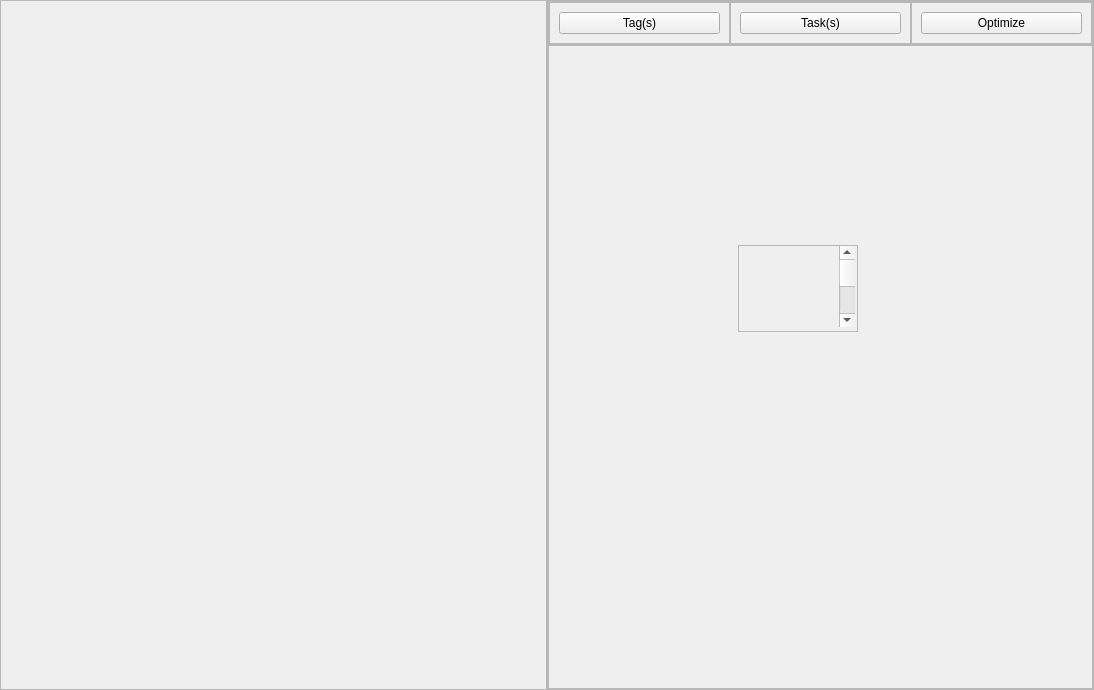
<?xml version="1.0" encoding="UTF-8"?>
<ui version="4.0">
 <class>MainWindow</class>
 <widget class="QMainWindow" name="MainWindow">
  <property name="geometry">
   <rect>
    <x>0</x>
    <y>0</y>
    <width>1094</width>
    <height>690</height>
   </rect>
  </property>
  <property name="windowTitle">
   <string>MainWindow</string>
  </property>
  <widget class="QWidget" name="centralwidget">
   <layout class="QHBoxLayout" name="horizontalLayout">
    <property name="spacing">
     <number>0</number>
    </property>
    <property name="leftMargin">
     <number>0</number>
    </property>
    <property name="topMargin">
     <number>0</number>
    </property>
    <property name="rightMargin">
     <number>0</number>
    </property>
    <property name="bottomMargin">
     <number>0</number>
    </property>
    <item>
     <widget class="QFrame" name="Schedule">
      <property name="frameShape">
       <enum>QFrame::StyledPanel</enum>
      </property>
      <property name="frameShadow">
       <enum>QFrame::Raised</enum>
      </property>
     </widget>
    </item>
    <item>
     <widget class="QFrame" name="PersonalCheck">
      <property name="frameShape">
       <enum>QFrame::StyledPanel</enum>
      </property>
      <property name="frameShadow">
       <enum>QFrame::Raised</enum>
      </property>
      <layout class="QVBoxLayout" name="verticalLayout">
       <property name="spacing">
        <number>0</number>
       </property>
       <property name="leftMargin">
        <number>0</number>
       </property>
       <property name="topMargin">
        <number>0</number>
       </property>
       <property name="rightMargin">
        <number>0</number>
       </property>
       <property name="bottomMargin">
        <number>0</number>
       </property>
       <item alignment="Qt::AlignTop">
        <widget class="QFrame" name="frame">
         <property name="frameShape">
          <enum>QFrame::StyledPanel</enum>
         </property>
         <property name="frameShadow">
          <enum>QFrame::Raised</enum>
         </property>
         <layout class="QHBoxLayout" name="horizontalLayout_2">
          <property name="spacing">
           <number>0</number>
          </property>
          <property name="leftMargin">
           <number>0</number>
          </property>
          <property name="topMargin">
           <number>0</number>
          </property>
          <property name="rightMargin">
           <number>0</number>
          </property>
          <property name="bottomMargin">
           <number>0</number>
          </property>
          <item>
           <widget class="QFrame" name="Tags">
            <property name="frameShape">
             <enum>QFrame::StyledPanel</enum>
            </property>
            <property name="frameShadow">
             <enum>QFrame::Raised</enum>
            </property>
            <layout class="QVBoxLayout" name="verticalLayout_2">
             <item>
              <widget class="QPushButton" name="Tags_button">
               <property name="text">
                <string>Tag(s)</string>
               </property>
              </widget>
             </item>
            </layout>
           </widget>
          </item>
          <item>
           <widget class="QFrame" name="Task">
            <property name="frameShape">
             <enum>QFrame::StyledPanel</enum>
            </property>
            <property name="frameShadow">
             <enum>QFrame::Raised</enum>
            </property>
            <layout class="QVBoxLayout" name="verticalLayout_3">
             <item>
              <widget class="QPushButton" name="Task_button">
               <property name="text">
                <string>Task(s)</string>
               </property>
              </widget>
             </item>
            </layout>
           </widget>
          </item>
          <item>
           <widget class="QFrame" name="Optimize">
            <property name="frameShape">
             <enum>QFrame::StyledPanel</enum>
            </property>
            <property name="frameShadow">
             <enum>QFrame::Raised</enum>
            </property>
            <layout class="QVBoxLayout" name="verticalLayout_4">
             <item>
              <widget class="QPushButton" name="Optimize_button">
               <property name="text">
                <string>Optimize</string>
               </property>
              </widget>
             </item>
            </layout>
           </widget>
          </item>
         </layout>
        </widget>
       </item>
       <item>
        <widget class="QFrame" name="frame_2">
         <property name="sizePolicy">
          <sizepolicy hsizetype="Preferred" vsizetype="Expanding">
           <horstretch>0</horstretch>
           <verstretch>0</verstretch>
          </sizepolicy>
         </property>
         <property name="frameShape">
          <enum>QFrame::StyledPanel</enum>
         </property>
         <property name="frameShadow">
          <enum>QFrame::Raised</enum>
         </property>
         <widget class="QScrollArea" name="scrollArea">
          <property name="geometry">
           <rect>
            <x>190</x>
            <y>200</y>
            <width>120</width>
            <height>87</height>
           </rect>
          </property>
          <property name="widgetResizable">
           <bool>true</bool>
          </property>
          <widget class="QWidget" name="scrollAreaWidgetContents">
           <property name="geometry">
            <rect>
             <x>0</x>
             <y>0</y>
             <width>118</width>
             <height>85</height>
            </rect>
           </property>
           <widget class="QScrollBar" name="verticalScrollBar">
            <property name="geometry">
             <rect>
              <x>100</x>
              <y>0</y>
              <width>16</width>
              <height>81</height>
             </rect>
            </property>
            <property name="orientation">
             <enum>Qt::Vertical</enum>
            </property>
           </widget>
          </widget>
         </widget>
        </widget>
       </item>
      </layout>
     </widget>
    </item>
   </layout>
  </widget>
 </widget>
 <resources/>
 <connections/>
</ui>
